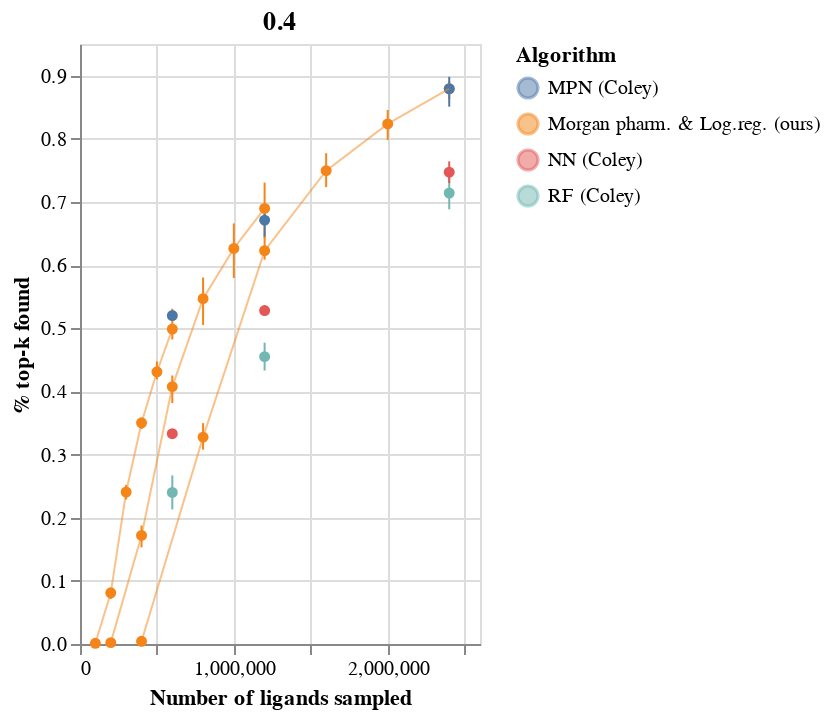

The notebook cell this image was saved under:
### Code cell
chs[0]+chs[1]+chs[2]

### Figure 1 — Vega-Lite specification as saved in the notebook (floating-point values rounded to 4 significant figures)
{"config": {"view": {"continuousWidth": 400, "continuousHeight": 300}}, "layer": [{"mark": {"type": "errorbar", "extent": "ci"}, "encoding": {"color": {"type": "nominal", "field": "Algorithm"}, "x": {"type": "quantitative", "field": "N ligands explored", "scale": {"domain": [0, 2410000]}, "title": "Number of ligands sampled"}, "y": {"type": "quantitative", "field": "% top-k found", "scale": {"domain": [0, 0.95]}}}}, {"mark": {"type": "point", "color": "black", "filled": true}, "encoding": {"color": {"type": "nominal", "field": "Algorithm"}, "x": {"type": "quantitative", "field": "N ligands explored"}, "y": {"type": "quantitative", "aggregate": "mean", "field": "% top-k found", "scale": {"domain": [0, 0.95]}}}}, {"mark": {"type": "line", "color": "black", "opacity": 0.5, "size": 1}, "encoding": {"color": {"type": "nominal", "field": "Algorithm"}, "x": {"type": "quantitative", "field": "N ligands explored"}, "y": {"type": "quantitative", "aggregate": "mean", "field": "% top-k found", "scale": {"domain": [0, 0.95]}}}}, {"layer": [{"mark": {"type": "errorbar", "extent": "ci"}, "encoding": {"color": {"type": "nominal", "field": "Algorithm"}, "x": {"type": "quantitative", "field": "N ligands explored", "scale": {"domain": [0, 1210000]}, "title": "Number of ligands sampled"}, "y": {"type": "quantitative", "field": "% top-k found", "scale": {"domain": [0, 0.95]}}}}, {"mark": {"type": "point", "color": "black", "filled": true}, "encoding": {"color": {"type": "nominal", "field": "Algorithm"}, "x": {"type": "quantitative", "field": "N ligands explored"}, "y": {"type": "quantitative", "aggregate": "mean", "field": "% top-k found", "scale": {"domain": [0, 0.95]}}}}, {"mark": {"type": "line", "color": "black", "opacity": 0.5, "size": 1}, "encoding": {"color": {"type": "nominal", "field": "Algorithm"}, "x": {"type": "quantitative", "field": "N ligands explored"}, "y": {"type": "quantitative", "aggregate": "mean", "field": "% top-k found", "scale": {"domain": [0, 0.95]}}}}], "data": {"name": "data-7455ae1cdda928ca2d8cb4528a4807b2"}, "title": "0.2", "width": 200}, {"layer": [{"mark": {"type": "errorbar", "extent": "ci"}, "encoding": {"color": {"type": "nominal", "field": "Algorithm"}, "x": {"type": "quantitative", "field": "N ligands explored", "scale": {"domain": [0, 610000]}, "title": "Number of ligands sampled"}, "y": {"type": "quantitative", "field": "% top-k found", "scale": {"domain": [0, 0.95]}}}}, {"mark": {"type": "point", "color": "black", "filled": true}, "encoding": {"color": {"type": "nominal", "field": "Algorithm"}, "x": {"type": "quantitative", "field": "N ligands explored"}, "y": {"type": "quantitative", "aggregate": "mean", "field": "% top-k found", "scale": {"domain": [0, 0.95]}}}}, {"mark": {"type": "line", "color": "black", "opacity": 0.5, "size": 1}, "encoding": {"color": {"type": "nominal", "field": "Algorithm"}, "x": {"type": "quantitative", "field": "N ligands explored"}, "y": {"type": "quantitative", "aggregate": "mean", "field": "% top-k found", "scale": {"domain": [0, 0.95]}}}}], "data": {"name": "data-0c01a76e22be92105ddc77feeec60061"}, "title": "0.1", "width": 200}], "data": {"name": "data-088d808d9d564587e1089f10a2fd406a"}, "title": "0.4", "width": 200, "$schema": "https://vega.github.io/schema/vega-lite/v4.8.1.json", "datasets": {"data-088d808d9d564587e1089f10a2fd406a": [{"Unnamed: 0": 0.0, "Algorithm": "Morgan pharm. & Log.reg. (ours)", "Training size": 400000, "N ligands explored": 400000, "% top-k found": 0.0037}, {"Unnamed: 0": 1.0, "Algorithm": "Morgan pharm. & Log.reg. (ours)", "Training size": 400000, "N ligands explored": 800000, "% top-k found": 0.3077}, {"Unnamed: 0": 2.0, "Algorithm": "Morgan pharm. & Log.reg. (ours)", "Training size": 400000, "N ligands explored": 1200000, "% top-k found": 0.6086}, {"Unnamed: 0": 3.0, "Algorithm": "Morgan pharm. & Log.reg. (ours)", "Training size": 400000, "N ligands explored": 1600000, "% top-k found": 0.7478}, {"Unnamed: 0": 4.0, "Algorithm": "Morgan pharm. & Log.reg. (ours)", "Training size": 400000, "N ligands explored": 2000000, "% top-k found": 0.8267}, {"Unnamed: 0": 5.0, "Algorithm": "Morgan pharm. & Log.reg. (ours)", "Training size": 400000, "N ligands explored": 2400000, "% top-k found": 0.8914}, {"Unnamed: 0": 18.0, "Algorithm": "Morgan pharm. & Log.reg. (ours)", "Training size": 400000, "N ligands explored": 400000, "% top-k found": 0.00448}, {"Unnamed: 0": 19.0, "Algorithm": "Morgan pharm. & Log.reg. (ours)", "Training size": 400000, "N ligands explored": 800000, "% top-k found": 0.3252}, {"Unnamed: 0": 20.0, "Algorithm": "Morgan pharm. & Log.reg. (ours)", "Training size": 400000, "N ligands explored": 1200000, "% top-k found": 0.6125}, {"Unnamed: 0": 21.0, "Algorithm": "Morgan pharm. & Log.reg. (ours)", "Training size": 400000, "N ligands explored": 1600000, "% top-k found": 0.7234}, {"Unnamed: 0": 22.0, "Algorithm": "Morgan pharm. & Log.reg. (ours)", "Training size": 400000, "N ligands explored": 2000000, "% top-k found": 0.798}, {"Unnamed: 0": 23.0, "Algorithm": "Morgan pharm. & Log.reg. (ours)", "Training size": 400000, "N ligands explored": 2400000, "% top-k found": 0.8627}, {"Unnamed: 0": 36.0, "Algorithm": "Morgan pharm. & Log.reg. (ours)", "Training size": 400000, "N ligands explored": 400000, "% top-k found": 0.00448}, {"Unnamed: 0": 37.0, "Algorithm": "Morgan pharm. & Log.reg. (ours)", "Training size": 400000, "N ligands explored": 800000, "% top-k found": 0.3497}, {"Unnamed: 0": 38.0, "Algorithm": "Morgan pharm. & Log.reg. (ours)", "Training size": 400000, "N ligands explored": 1200000, "% top-k found": 0.647}, {"Unnamed: 0": 39.0, "Algorithm": "Morgan pharm. & Log.reg. (ours)", "Training size": 400000, "N ligands explored": 1600000, "% top-k found": 0.7771}, {"Unnamed: 0": 40.0, "Algorithm": "Morgan pharm. & Log.reg. (ours)", "Training size": 400000, "N ligands explored": 2000000, "% top-k found": 0.8456}, {"Unnamed: 0": 41.0, "Algorithm": "Morgan pharm. & Log.reg. (ours)", "Training size": 400000, "N ligands explored": 2400000, "% top-k found": 0.8836}, {"Unnamed: 0": null, "Algorithm": "RF (Coley)", "Training size": 400000, "N ligands explored": 2400000, "% top-k found": 0.6883}, {"Unnamed: 0": null, "Algorithm": "RF (Coley)", "Training size": 400000, "N ligands explored": 2400000, "% top-k found": 0.714}, {"Unnamed: 0": null, "Algorithm": "RF (Coley)", "Training size": 400000, "N ligands explored": 2400000, "% top-k found": 0.7397}, {"Unnamed: 0": null, "Algorithm": "NN (Coley)", "Training size": 400000, "N ligands explored": 2400000, "% top-k found": 0.7299}, {"Unnamed: 0": null, "Algorithm": "NN (Coley)", "Training size": 400000, "N ligands explored": 2400000, "% top-k found": 0.747}, {"Unnamed: 0": null, "Algorithm": "NN (Coley)", "Training size": 400000, "N ligands explored": 2400000, "% top-k found": 0.7641}, {"Unnamed: 0": null, "Algorithm": "MPN (Coley)", "Training size": 400000, "N ligands explored": 2400000, "% top-k found": 0.8508}, {"Unnamed: 0": null, "Algorithm": "MPN (Coley)", "Training size": 400000, "N ligands explored": 2400000, "% top-k found": 0.879}, {"Unnamed: 0": null, "Algorithm": "MPN (Coley)", "Training size": 400000, "N ligands explored": 2400000, "% top-k found": 0.9072}], "data-7455ae1cdda928ca2d8cb4528a4807b2": [{"Unnamed: 0": 6.0, "Algorithm": "Morgan pharm. & Log.reg. (ours)", "Training size": 200000, "N ligands explored": 200000, "% top-k found": 0.00178}, {"Unnamed: 0": 7.0, "Algorithm": "Morgan pharm. & Log.reg. (ours)", "Training size": 200000, "N ligands explored": 400000, "% top-k found": 0.153}, {"Unnamed: 0": 8.0, "Algorithm": "Morgan pharm. & Log.reg. (ours)", "Training size": 200000, "N ligands explored": 600000, "% top-k found": 0.3816}, {"Unnamed: 0": 9.0, "Algorithm": "Morgan pharm. & Log.reg. (ours)", "Training size": 200000, "N ligands explored": 800000, "% top-k found": 0.5052}, {"Unnamed: 0": 10.0, "Algorithm": "Morgan pharm. & Log.reg. (ours)", "Training size": 200000, "N ligands explored": 1000000, "% top-k found": 0.5795}, {"Unnamed: 0": 11.0, "Algorithm": "Morgan pharm. & Log.reg. (ours)", "Training size": 200000, "N ligands explored": 1200000, "% top-k found": 0.6425}, {"Unnamed: 0": 24.0, "Algorithm": "Morgan pharm. & Log.reg. (ours)", "Training size": 200000, "N ligands explored": 200000, "% top-k found": 0.0022}, {"Unnamed: 0": 25.0, "Algorithm": "Morgan pharm. & Log.reg. (ours)", "Training size": 200000, "N ligands explored": 400000, "% top-k found": 0.175}, {"Unnamed: 0": 26.0, "Algorithm": "Morgan pharm. & Log.reg. (ours)", "Training size": 200000, "N ligands explored": 600000, "% top-k found": 0.4158}, {"Unnamed: 0": 27.0, "Algorithm": "Morgan pharm. & Log.reg. (ours)", "Training size": 200000, "N ligands explored": 800000, "% top-k found": 0.555}, {"Unnamed: 0": 28.0, "Algorithm": "Morgan pharm. & Log.reg. (ours)", "Training size": 200000, "N ligands explored": 1000000, "% top-k found": 0.6335}, {"Unnamed: 0": 29.0, "Algorithm": "Morgan pharm. & Log.reg. (ours)", "Training size": 200000, "N ligands explored": 1200000, "% top-k found": 0.6957}, {"Unnamed: 0": 42.0, "Algorithm": "Morgan pharm. & Log.reg. (ours)", "Training size": 200000, "N ligands explored": 200000, "% top-k found": 0.00254}, {"Unnamed: 0": 43.0, "Algorithm": "Morgan pharm. & Log.reg. (ours)", "Training size": 200000, "N ligands explored": 400000, "% top-k found": 0.1876}, {"Unnamed: 0": 44.0, "Algorithm": "Morgan pharm. & Log.reg. (ours)", "Training size": 200000, "N ligands explored": 600000, "% top-k found": 0.4252}, {"Unnamed: 0": 45.0, "Algorithm": "Morgan pharm. & Log.reg. (ours)", "Training size": 200000, "N ligands explored": 800000, "% top-k found": 0.5802}, {"Unnamed: 0": 46.0, "Algorithm": "Morgan pharm. & Log.reg. (ours)", "Training size": 200000, "N ligands explored": 1000000, "% top-k found": 0.6659}, {"Unnamed: 0": 47.0, "Algorithm": "Morgan pharm. & Log.reg. (ours)", "Training size": 200000, "N ligands explored": 1200000, "% top-k found": 0.7306}, {"Unnamed: 0": null, "Algorithm": "RF (Coley)", "Training size": 200000, "N ligands explored": 1200000, "% top-k found": 0.433}, {"Unnamed: 0": null, "Algorithm": "RF (Coley)", "Training size": 200000, "N ligands explored": 1200000, "% top-k found": 0.455}, {"Unnamed: 0": null, "Algorithm": "RF (Coley)", "Training size": 200000, "N ligands explored": 1200000, "% top-k found": 0.477}, {"Unnamed: 0": null, "Algorithm": "NN (Coley)", "Training size": 200000, "N ligands explored": 1200000, "% top-k found": 0.5219}, {"Unnamed: 0": null, "Algorithm": "NN (Coley)", "Training size": 200000, "N ligands explored": 1200000, "% top-k found": 0.528}, {"Unnamed: 0": null, "Algorithm": "NN (Coley)", "Training size": 200000, "N ligands explored": 1200000, "% top-k found": 0.5341}, {"Unnamed: 0": null, "Algorithm": "MPN (Coley)", "Training size": 200000, "N ligands explored": 1200000, "% top-k found": 0.6453}, {"Unnamed: 0": null, "Algorithm": "MPN (Coley)", "Training size": 200000, "N ligands explored": 1200000, "% top-k found": 0.671}, {"Unnamed: 0": null, "Algorithm": "MPN (Coley)", "Training size": 200000, "N ligands explored": 1200000, "% top-k found": 0.6967}], "data-0c01a76e22be92105ddc77feeec60061": [{"Unnamed: 0": 12.0, "Algorithm": "Morgan pharm. & Log.reg. (ours)", "Training size": 100000, "N ligands explored": 100000, "% top-k found": 0.00094}, {"Unnamed: 0": 13.0, "Algorithm": "Morgan pharm. & Log.reg. (ours)", "Training size": 100000, "N ligands explored": 200000, "% top-k found": 0.07122}, {"Unnamed: 0": 14.0, "Algorithm": "Morgan pharm. & Log.reg. (ours)", "Training size": 100000, "N ligands explored": 300000, "% top-k found": 0.2289}, {"Unnamed: 0": 15.0, "Algorithm": "Morgan pharm. & Log.reg. (ours)", "Training size": 100000, "N ligands explored": 400000, "% top-k found": 0.3403}, {"Unnamed: 0": 16.0, "Algorithm": "Morgan pharm. & Log.reg. (ours)", "Training size": 100000, "N ligands explored": 500000, "% top-k found": 0.4191}, {"Unnamed: 0": 17.0, "Algorithm": "Morgan pharm. & Log.reg. (ours)", "Training size": 100000, "N ligands explored": 600000, "% top-k found": 0.4822}, {"Unnamed: 0": 30.0, "Algorithm": "Morgan pharm. & Log.reg. (ours)", "Training size": 100000, "N ligands explored": 100000, "% top-k found": 0.00116}, {"Unnamed: 0": 31.0, "Algorithm": "Morgan pharm. & Log.reg. (ours)", "Training size": 100000, "N ligands explored": 200000, "% top-k found": 0.08806}, {"Unnamed: 0": 32.0, "Algorithm": "Morgan pharm. & Log.reg. (ours)", "Training size": 100000, "N ligands explored": 300000, "% top-k found": 0.2519}, {"Unnamed: 0": 33.0, "Algorithm": "Morgan pharm. & Log.reg. (ours)", "Training size": 100000, "N ligands explored": 400000, "% top-k found": 0.3532}, {"Unnamed: 0": 34.0, "Algorithm": "Morgan pharm. & Log.reg. (ours)", "Training size": 100000, "N ligands explored": 500000, "% top-k found": 0.4263}, {"Unnamed: 0": 35.0, "Algorithm": "Morgan pharm. & Log.reg. (ours)", "Training size": 100000, "N ligands explored": 600000, "% top-k found": 0.4829}, {"Unnamed: 0": 48.0, "Algorithm": "Morgan pharm. & Log.reg. (ours)", "Training size": 100000, "N ligands explored": 100000, "% top-k found": 0.00118}, {"Unnamed: 0": 49.0, "Algorithm": "Morgan pharm. & Log.reg. (ours)", "Training size": 100000, "N ligands explored": 200000, "% top-k found": 0.08394}, {"Unnamed: 0": 50.0, "Algorithm": "Morgan pharm. & Log.reg. (ours)", "Training size": 100000, "N ligands explored": 300000, "% top-k found": 0.2411}, {"Unnamed: 0": 51.0, "Algorithm": "Morgan pharm. & Log.reg. (ours)", "Training size": 100000, "N ligands explored": 400000, "% top-k found": 0.357}, {"Unnamed: 0": 52.0, "Algorithm": "Morgan pharm. & Log.reg. (ours)", "Training size": 100000, "N ligands explored": 500000, "% top-k found": 0.4475}, {"Unnamed: 0": 53.0, "Algorithm": "Morgan pharm. & Log.reg. (ours)", "Training size": 100000, "N ligands explored": 600000, "% top-k found": 0.5309}, {"Unnamed: 0": null, "Algorithm": "RF (Coley)", "Training size": 100000, "N ligands explored": 600000, "% top-k found": 0.2131}, {"Unnamed: 0": null, "Algorithm": "RF (Coley)", "Training size": 100000, "N ligands explored": 600000, "% top-k found": 0.24}, {"Unnamed: 0": null, "Algorithm": "RF (Coley)", "Training size": 100000, "N ligands explored": 600000, "% top-k found": 0.2669}, {"Unnamed: 0": null, "Algorithm": "NN (Coley)", "Training size": 100000, "N ligands explored": 600000, "% top-k found": 0.3293}, {"Unnamed: 0": null, "Algorithm": "NN (Coley)", "Training size": 100000, "N ligands explored": 600000, "% top-k found": 0.333}, {"Unnamed: 0": null, "Algorithm": "NN (Coley)", "Training size": 100000, "N ligands explored": 600000, "% top-k found": 0.3367}, {"Unnamed: 0": null, "Algorithm": "MPN (Coley)", "Training size": 100000, "N ligands explored": 600000, "% top-k found": 0.5139}, {"Unnamed: 0": null, "Algorithm": "MPN (Coley)", "Training size": 100000, "N ligands explored": 600000, "% top-k found": 0.52}, {"Unnamed: 0": null, "Algorithm": "MPN (Coley)", "Training size": 100000, "N ligands explored": 600000, "% top-k found": 0.5261}]}}
